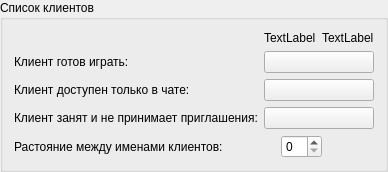
                      <widget class="QGroupBox" name="groupBox">
                       <property name="title">
                        <string>Список клиентов</string>
                       </property>
                       <layout class="QVBoxLayout" name="verticalLayout_5">
                        <item>
                         <layout class="QFormLayout" name="formLayout_9">
                          <item row="1" column="0">
                           <widget class="QLabel" name="label_12">
                            <property name="text">
                             <string>Клиент готов играть:</string>
                            </property>
                           </widget>
                          </item>
                          <item row="1" column="1">
                           <widget class="QPushButton" name="pb_colorOnline">
                            <property name="text">
                             <string/>
                            </property>
                           </widget>
                          </item>
                          <item row="2" column="0">
                           <widget class="QLabel" name="label_47">
                            <property name="text">
                             <string>Клиент доступен только в чате:</string>
                            </property>
                           </widget>
                          </item>
                          <item row="2" column="1">
                           <widget class="QPushButton" name="pb_colorChat">
                            <property name="text">
                             <string/>
                            </property>
                           </widget>
                          </item>
                          <item row="3" column="0">
                           <widget class="QLabel" name="label_48">
                            <property name="text">
                             <string>Клиент занят и не принимает приглашения:</string>
                            </property>
                           </widget>
                          </item>
                          <item row="3" column="1">
                           <widget class="QPushButton" name="pb_colorBusy">
                            <property name="text">
                             <string/>
                            </property>
                           </widget>
                          </item>
                          <item row="0" column="1">
                           <layout class="QHBoxLayout" name="horizontalLayout_35">
                            <item>
                             <widget class="QLabel" name="label_49">
                              <property name="text">
                               <string>TextLabel</string>
                              </property>
                             </widget>
                            </item>
                            <item>
                             <widget class="QLabel" name="label_50">
                              <property name="text">
                               <string>TextLabel</string>
                              </property>
                             </widget>
                            </item>
                           </layout>
                          </item>
                         </layout>
                        </item>
                        <item>
                         <layout class="QHBoxLayout" name="horizontalLayout_15">
                          <item>
                           <widget class="QLabel" name="label_13">
                            <property name="text">
                             <string>Растояние между именами клиентов:</string>
                            </property>
                           </widget>
                          </item>
                          <item>
                           <spacer name="horizontalSpacer_21">
                            <property name="orientation">
                             <enum>Qt::Horizontal</enum>
                            </property>
                            <property name="sizeHint" stdset="0">
                             <size>
                              <width>40</width>
                              <height>20</height>
                             </size>
                            </property>
                           </spacer>
                          </item>
                          <item>
                           <widget class="QSpinBox" name="sb_sizeItemListGame">
                            <property name="minimumSize">
                             <size>
                              <width>15</width>
                              <height>0</height>
                             </size>
                            </property>
                           </widget>
                          </item>
                          <item>
                           <spacer name="horizontalSpacer_6">
                            <property name="orientation">
                             <enum>Qt::Horizontal</enum>
                            </property>
                            <property name="sizeHint" stdset="0">
                             <size>
                              <width>40</width>
                              <height>20</height>
                             </size>
                            </property>
                           </spacer>
                          </item>
                         </layout>
                        </item>
                       </layout>
                      </widget>
